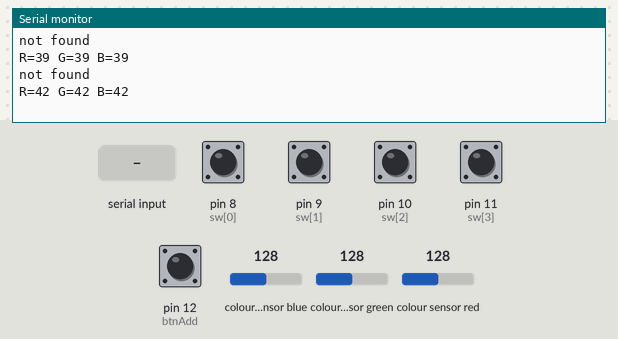
A sketch run on a simulated Arduino Uno, built with avr-gcc and run on an emulated ATmega328P. Parts: the last lines printed to the serial monitor. Wiring (inferred from the names in the program): TCS3200 colour sensor: output pin 7; S2 pin 5; S3 pin 6; S0 pin 3; S1 pin 4. The test bench sets the inputs (shaded band); at power-on: pin 8 (sw[0]), pin 9 (sw[1]), pin 10 (sw[2]), pin 11 (sw[3]), pin 12 (btnAdd) HIGH, colour sensor blue 128, colour sensor green 128, colour sensor red 128.

Above: at 1.2 s.
1.3 s: pin 12 (btnAdd) pulled LOW for 1 s
At 2.8 s:
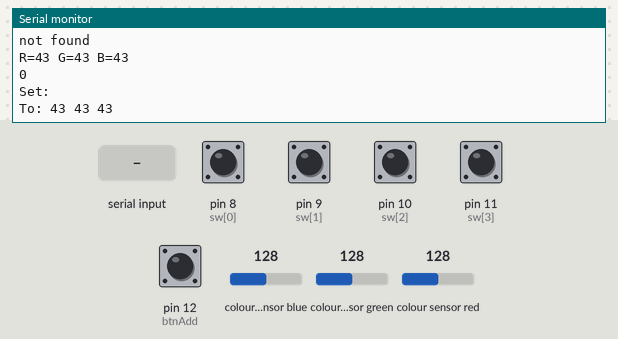
3.8 s: "R" received over Serial
At 5.5 s:
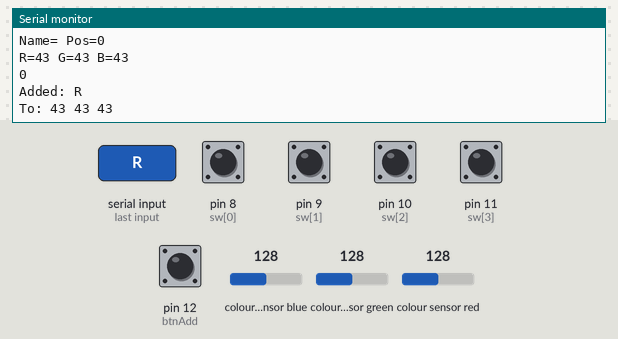
6.5 s: "B" received over Serial
At 8.7 s:
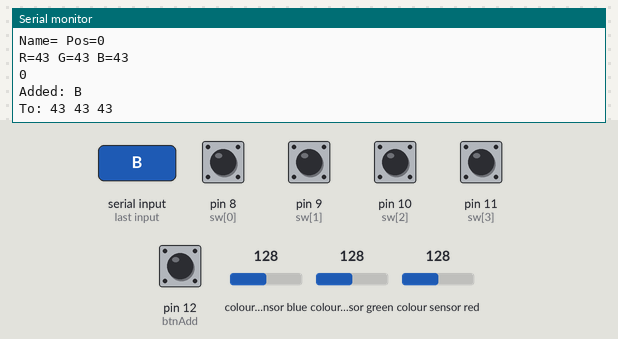
9.6 s: colour sensor blue set to 5
At 10.5 s:
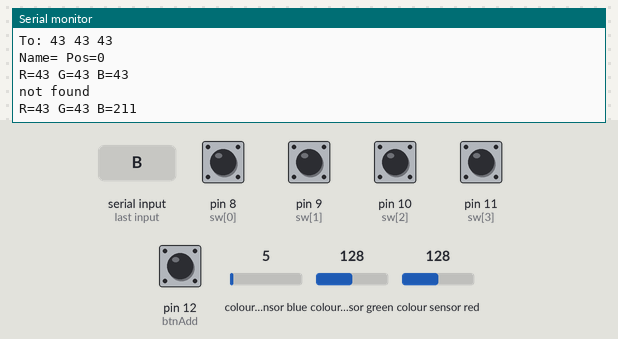
Timing chart, 0 to 12.1 s (numbered marks = the images above; inputs shaded):
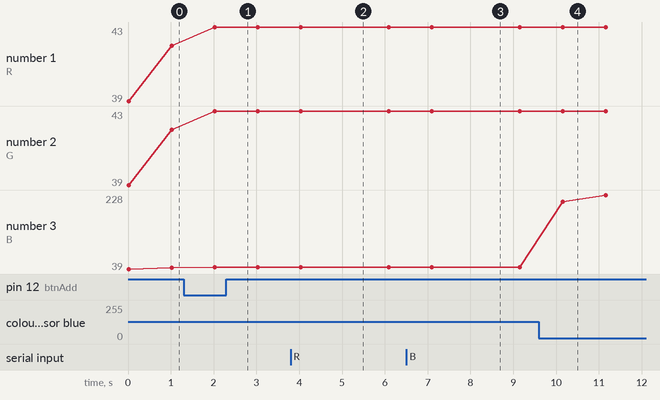

The sketch:

arduino_color_sensor_tcs230_tcs3200.ino
```cpp
/*********
  Benjamin Flatz
*********/

// TCS230 or TCS3200 pins wiring to Arduino
#define S0 3
#define S1 4
#define S2 5
#define S3 6
#define sensorOut 7

#define btnAdd 12
// Stores Freq read by the photodiodes
int redFreq = 0;
int greenFreq = 0;
int blueFreq = 0;

int sw[] = {8, 9, 10, 11};
//memset(color,0,sizeof(color));

struct NRGB{
  int pos[50] = {0,1,2,3,4,5,6,7};
  String name[50] = {"red","orange","yellow","green","blue","purple","pink","brown"};
  int r[50] = {180,142,130,165,164,198,165,190};
  int g[50] = {287,224,162,177,171,224,238,247};
  int b[50] = {202,183,171,171,117,144,151,201};
};

NRGB color;


/*
typedef struct IRGB{
  int id;
  int r;
  int g;
  int b;
};*/

/*
struct Smarties {
  RGB red = {172, 280, 198};
  RGB orange = {142, 224, 183};
  RGB yellow = {130, 162, 171};
  RGB green = {165, 177, 171};
  RGB blue = {164, 171, 117};
  RGB purple = {198, 224, 144};
  RGB pink = {165, 238, 151};
  RGB brown = {190, 247, 201};
};*/
//RGB color[50];

/*
RGB color[] = {
  {"red", 172, 280, 198},
  {"orange", 142, 224, 183},
  {"yellow", 130, 162, 171},
  {"green", 165, 177, 171},
  {"blue", 164, 171, 117},
  {"purple", 198, 224, 144},
  {"pink", 165, 238, 151},
  {"brown", 190, 247, 201},

};*/
/*
IRGB color[10] = {
  {0, 172, 280, 198},
  {1, 142, 224, 183},
  {2, 130, 162, 171},
  {3, 165, 177, 171},
  {4, 164, 171, 117},
  {5, 198, 224, 144},
  {6, 165, 238, 151},
  {7, 190, 247, 201},

};*/


int tolerance = 7;

void setup() {
  // Setting the outputs
  pinMode(S0, OUTPUT);
  pinMode(S1, OUTPUT);
  pinMode(S2, OUTPUT);
  pinMode(S3, OUTPUT);

  pinMode(sw[0], INPUT_PULLUP);
  pinMode(sw[1], INPUT_PULLUP);
  pinMode(sw[2], INPUT_PULLUP);
  pinMode(sw[3], INPUT_PULLUP);

  pinMode(btnAdd, INPUT_PULLUP);

  // Setting the sensorOut as an input
  pinMode(sensorOut, INPUT);

  // Setting Freq scaling to 20%
  digitalWrite(S0,HIGH);
  digitalWrite(S1,LOW);

   // Begins serial communication
  Serial.begin(9600);


  /*
  color['red'] = {172, 280, 198};
  color["orange"] = {142, 224, 183};
  color["yellow"] = {130, 162, 171};
  color["green"] = {165, 177, 171};
  color["blue"] = {164, 171, 117};
  color["purple"] = {198, 224, 144};
  color['pink'] = {165, 238, 151};
  color['brown'] = {190, 247, 201};
  */
}


int get_freq(String color){

  if(color == "R"){
    // Setting RED (R) filtered photodiodes to be read
    digitalWrite(S2,LOW);
    digitalWrite(S3,LOW);

    int redReading[10];
    int i = 0;
    // Reading the output Freq
    for(i=0; i<10; i++){
      redReading[i] = pulseIn(sensorOut, LOW);
      redFreq += redReading[i];
    }
    redFreq = (redFreq/10);
    //redFreq = map(redFreq, 178,270,255,0);
    return redFreq;

  }
  else if(color == "G"){
    // Setting GREEN (G) filtered photodiodes to be read
    digitalWrite(S2,HIGH);
    digitalWrite(S3,HIGH);

    int greenReading[10];
    int i = 0;
    // Reading the output Freq
    for(i=0; i<10; i++){
      greenReading[i] = pulseIn(sensorOut, LOW);
      greenFreq += greenReading[i];
    }
    greenFreq = (greenFreq/10);
    //greenFreq = map(greenFreq, 183,310,255,0);

    return greenFreq;
    //delay(100);
  }
  else if(color == "B"){
    // Setting BLUE (B) filtered photodiodes to be read
    digitalWrite(S2,LOW);
    digitalWrite(S3,HIGH);

    int blueReading[10];
    int i = 0;
    // Reading the output Freq
    for(i=0; i<10; i++){
      blueReading[i] = pulseIn(sensorOut, LOW);
      blueFreq += blueReading[i];
    }
    blueFreq = (blueFreq/10);
    //blueFreq = map(blueFreq, 120,241,255,0);
    return blueFreq;
    //delay(100);
  }

}

int get_pos(){
  int j = 0;
  int pos = 0;
  int mlt = 1;

  for(j=0; j<sizeof(sw)/sizeof(int); j++){

    if(digitalRead(sw[j]) == 0){
      pos = pos+mlt;
      //Serial.println(pos);
    }
    mlt = mlt*2;
  }
  return pos;
}

void add_color(String readStr, int red, int green, int blue, int pos){
  int i = 0;
  int index;
  for(i=0; i<sizeof(color.name)/sizeof(String); i++){
    if(color.name[i] != ""){
      index = i+1;
    }
  }

  //index = sizeof(color.name)/sizeof(NRGB);
  //RGB(color[index], {readStr, red, green, blue});
  //Serial.println("Added: " + readStr + "\nTo: " + String(color.r[index]) + " " + String(color.g[index]) + " " + String(color.b[index]));

  color.pos[index] = pos;
  color.name[index] = readStr;
  color.r[index] = red;
  color.g[index] = green;
  color.b[index] = blue;
  //color[index] = {readStr, red, green, blue};
  //RGB* color = new RGB[index];
  //color[index+1] = {readStr, red, green, blue};
  //color[8] = {readStr, red, green, blue};

  Serial.println("");
  Serial.println(color.pos[index]);
  Serial.println("Added: " + readStr + "\nTo: " + String(color.r[index]) + " " + String(color.g[index]) + " " + String(color.b[index]));
  Serial.println("");

  return;
}

void set_color(String readStr, int red, int green, int blue, int index, int pos){

  int j = 0;

  color.pos[index] = pos;
  color.name[index] = readStr;
  color.r[index] = red;
  color.g[index] = green;
  color.b[index] = blue;

  Serial.println("");
  Serial.println(color.pos[index]);
  Serial.println("Set: " + String(color.name[index]) + "\nTo: " + String(red) + " " + String(green) + " " + String(blue));
  Serial.println("");

  return;

}
String get_color(){
  int i = 0;
  for(i=0; i<sizeof(color.name)/sizeof(String); i++){
    if((color.r[i]<(tolerance+redFreq) && color.r[i]>(redFreq-tolerance)) &&
    (color.g[i]<(tolerance+greenFreq) && color.g[i]>(greenFreq-tolerance)) &&
    (color.b[i]<(tolerance+blueFreq) && color.b[i]>(blueFreq-tolerance))){
      //Serial.println(color[i].name);
      return "Name=" + color.name[i] + " Pos=" + String(color.pos[i]);
    }
  }
  return "not found";
}


void loop() {


  redFreq = get_freq("R");
  greenFreq = get_freq("G");
  blueFreq = get_freq("B");
  int pos = get_pos();


  Serial.println(get_color());
  Serial.println("R="+String(redFreq)+" G="+String(greenFreq)+" B="+String(blueFreq));


  if(digitalRead(btnAdd) == 0){
    int i = 0;
    bool found = false;
    for(i=0; i<sizeof(color.pos)/sizeof(int); i++){
      //Serial.println(color.name[i]);
      delay(1);

      if(color.pos[i] == pos){
        //Serial.println(str);
        //Serial.println("identified");
        set_color("", redFreq, greenFreq, blueFreq, i, pos);
        found = true;
        break;
      }
      else{
        //set_color(str, redFreq, greenFreq, blueFreq);
        //Serial.println("unknown");
      }
    }
    if(found == false){
      add_color("", redFreq, greenFreq, blueFreq, pos);
    }
  }


  if (Serial.available() > 0 ){
    String str = Serial.readString();
    int i = 0;
    bool found = false;

    for(i=0; i<sizeof(color.name)/sizeof(String); i++){
      //Serial.println(color.name[i]);
      delay(1);

      if(str == color.name[i]){
        //Serial.println(str);
        //Serial.println("identified");
        set_color(str, redFreq, greenFreq, blueFreq, i, pos);
        found = true;
        break;
      }
      else{
        //set_color(str, redFreq, greenFreq, blueFreq);
        //Serial.println("unknown");
      }
    }
    if(found == false){
      add_color(str, redFreq, greenFreq, blueFreq, pos);
    }
    str = "";
  }

  //Serial.println(String(sizeof(color.name)/sizeof(NRGB)));

  delay(1000);


}
```

Measured:
- after the input at 1.3 s, the serial monitor: prints a new line after 0.74 s (image 1)
- after the input at 3.8 s, the serial monitor: prints a new line after 1.3 s (image 2)
- after the input at 6.5 s, the serial monitor: prints a new line after 1.6 s (image 3)
- after the input at 9.6 s, the serial monitor: prints a new line after 0.54 s (image 4)
- plotted number 3: 43 → 228 after the input at 9.6 s
